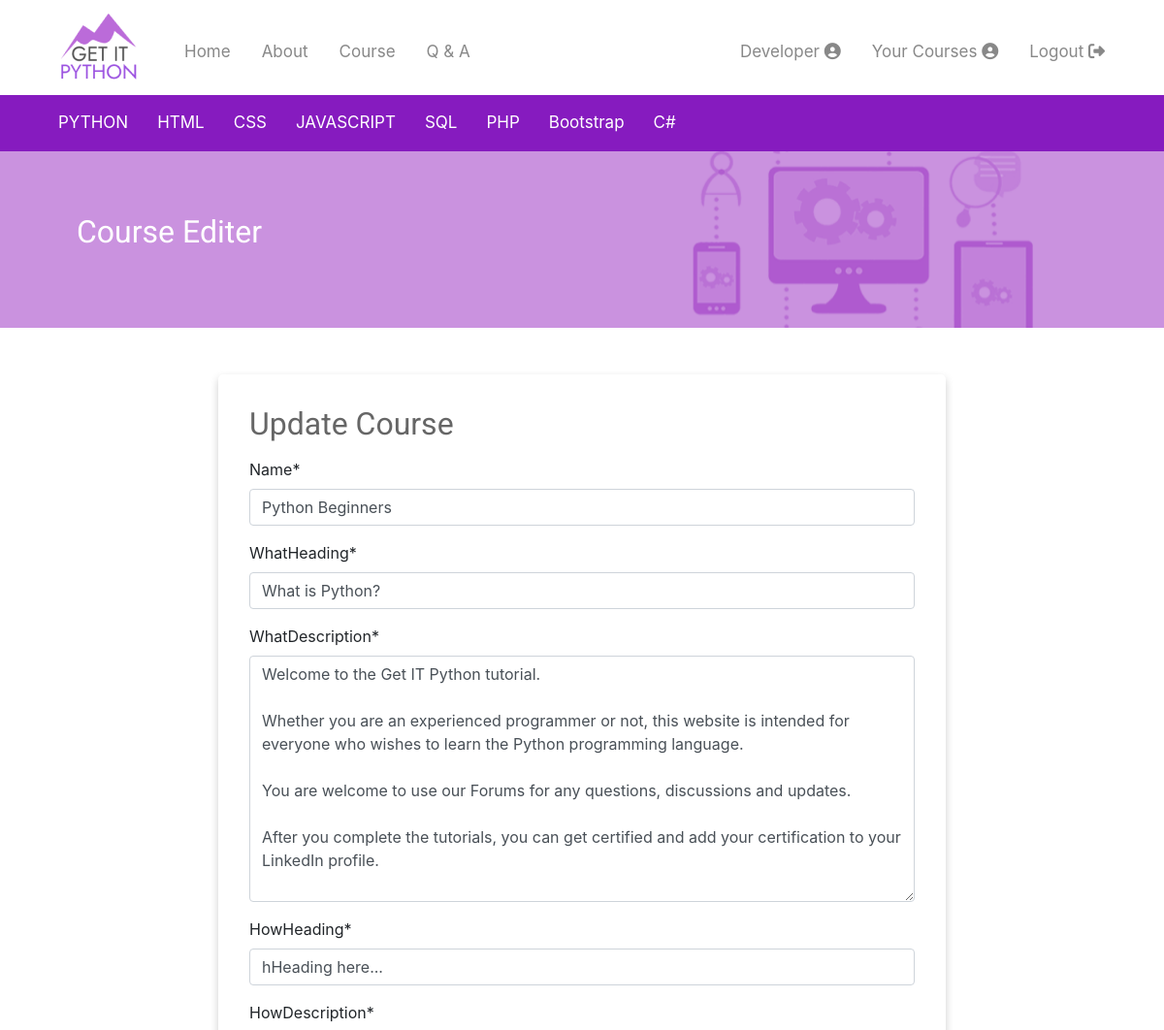
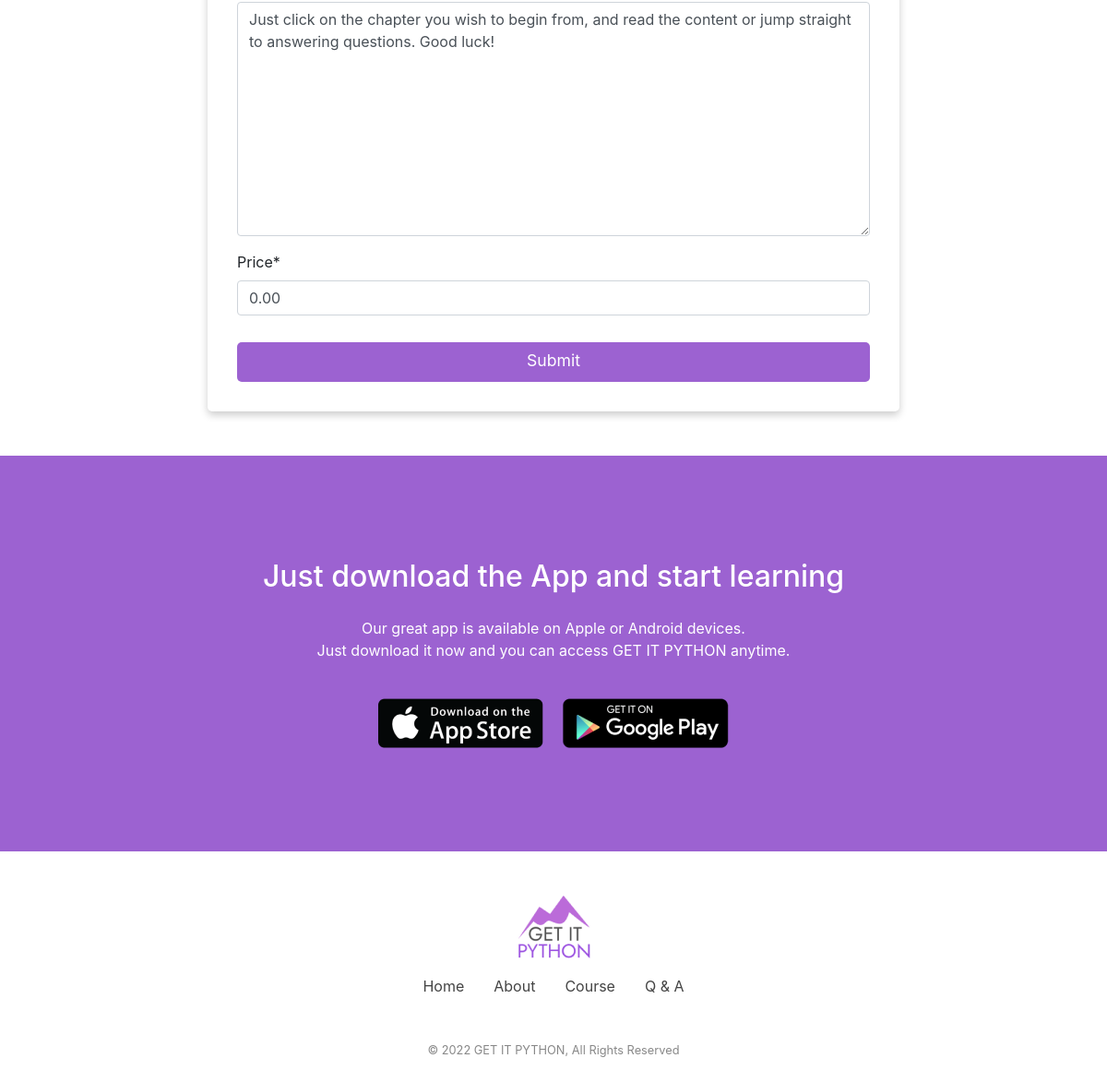
/course/courses/edit/1 (signed in), run on the app's committed database (2 pictures, top to bottom).
### courses/models.py (models this page shows, shortened)
class Course(models.Model):
    name = models.CharField(max_length=50)
    whatHeading = models.CharField(max_length=150, default="wHeading here...")
    whatDescription = models.TextField(max_length=500, default="wDescription here...")
    howHeading = models.CharField(max_length=150, default="hHeading here...")
    howDescription = models.TextField(max_length=500, default="hDescription here...")
    price = models.DecimalField(max_digits=10, decimal_places=2, default=10.00)
    template_user_result = models.SmallIntegerField(default=0)

### courses/views.py (the view)
# urls.py: path('courses/edit/<int:pk>', CourseEditDetailView.as_view(), name="course_edit"),
class CourseEditDetailView(LoginRequiredMixin, PermissionRequiredMixin, UpdateView):
    permission_required = ("courses.change_courses")
    model = Course
    success_url = "/course/courses/list/"
    fields = ["name", "whatHeading", "whatDescription",
              "howHeading", "howDescription", "price"]

### courses/templates/courses/course_form.html (shortened to what this page needs)
{% extends 'courses/course_base.html' %}
{% load crispy_forms_tags %}
{% block bootstrap %}
    <link rel="stylesheet" href="https://stackpath.bootstrapcdn.com/bootstrap/4.1.3/css/bootstrap.min.css">
{% endblock bootstrap %}
{% block course_header %}
    <div class="course_header_container">
        <div class="container">
            <div class="course_header_container">
                <div>
                    <h1 class="course_heading_white">Course Editer</h1>
                </div>
            </div>
        </div>
    </div>
{% endblock course_header %}
{% block course_content %}
    <div class="container">
        <div class="course_form_center">
            <div class="course_form_card">
                <h1 class="forum_form_title">
                    {% if not course.pk %}
                        Create a new course
                    {% else%}
                        Update Course
                    {% endif %}
                </h1>
                <form action="" method="POST" enctype="multipart/form-data">
                    {{ form|crispy }}
                    <button class="reg_button" type="submit">Submit</button>
                </form>
            </div>
        </div>
    </div>
{% endblock course_content %}

### templates/navbar.html (shortened to what this page needs)
{% load static %}
<nav class="container">
    <div class="topnav" id="myTopnav">
        <a href="{% url 'home' %}">
        <image id="logo" src="{% static 'images/getitLogo.png' %}" alt="GET IT PYTHON Logo"></image>
        </a>
        <a id="menu" href="{% url 'home' %}">Home</a>
        <a id="menu" href="{% url 'about' %}">About</a>
        <a id="menu" href="{% url 'course_list' %}">Course</a>
        <a id="menu" href="{% url 'forums:all' %}">Q &amp; A</a>
        {% if user.is_authenticated %}
            <a id="right" href="{% url 'logout' %}"><div class="navbutton">Logout <i class="fas fa-sign-out-alt"></i></div></a>
            <a id="right" href="{% url 'course_list' %}"><div class="navbutton">Your Courses  <i class="fas fa-user-circle"></i></div></a>
            {% for group in user.groups.all %}
                {% if group.name == "Developer" %}
                    <a id="right" href="{% url 'developer' %}"><div class="navbutton">Developer  <i class="fas fa-user-circle"></i></div></a>
                {% endif %}
            {%endfor%}
        {% else %}
            <a id="right" href="{% url 'login' %}"><div class="navbutton">Login  <i class="fas fa-sign-in-alt"></i></div></a>
            <a id="right" href="{% url 'signup' %}"><div class="navbutton">Sign Up  <i class="fas fa-user-plus"></i></div></a>
        {% endif %}
    </div>
</nav>

### static/css/main.css (style rules this page uses)
* { margin: 0; padding: 0; box-sizing: border-box; }
body { font-family: Roboto, Arial, Helvetica, sans-serif; }
a { text-decoration: none; }
.container { padding-right: 15px; padding-left: 15px; margin-right: auto; margin-left: auto; }
button { border: none; border-radius: .3rem; transition-duration: 0.3s; }
nav { padding: 0; }
.topnav { overflow: hidden; background-color: #FFFFFF; }
.topnav a { float: left; display: block; color: #888888; text-align: center; padding: 14px 16px; text-decoration: none; font-size: 17px; }
#logo { padding-right: 1rem; }
#menu { margin-top: 1.7rem; }
#right { float: right; margin-top: 1.7rem; }
@media (min-width: 768px) { .container { width: 750px; } }
@media (min-width: 992px) { .container { width: 970px; } }
@media (min-width: 1200px) { .container { width: 1170px; } }

### static/css/registration.css (style rules this page uses)
.reg_button { width: 100%; height: 2.7rem; font-size: 1.1rem; display: inline-block; color: #FFFFFF; background-color: #9C62D1; margin-top: .8rem; text-align: center; cursor: pointer; border-radius: 5px; padding-bottom: .2rem; }

### static/css/courses.css (style rules this page uses)
.course_header_container { padding: 1rem 0 0 0; background-image: url("/static/images/course_background.png"); background-repeat: no-repeat; background-position: center; background-color: #CA92DF; }
.course_header_container { padding: 2rem; height: auto; }
.course_heading_white { color: #FFFFFF; font-family: Roboto, Arial, Helvetica, sans-serif; font-weight: 400; font-size: 2rem; margin-bottom: 1rem; }
.course_form_center { display: flex; justify-content: center; }
.course_form_card { box-shadow: 0 4px 8px 0 rgba(0, 0, 0, 0.2); transition: 0.3s; margin: 3rem 0; padding: 2rem; min-width: 750px; border-radius: 5px; }

### static/css/forum.css (style rules this page uses)
.forum_form_title { color: #666666; font-family: Roboto, Arial, Helvetica, sans-serif; font-weight: 400; font-size: 2rem; margin-bottom: 1rem; }

### data on the page
Course: name "Python Beginners", whatHeading "What is Python?", whatDescription "Welcome to the Get IT Python tutorial. Whether you are an experienced programmer or not, this website is intended for everyone who wishes to learn the Python programming language. You are welcome to use our Forums for any questions, discussions and updates. After you complete the tutorials, you can get certified and add your certification to your LinkedIn profile.", howHeading "hHeading here...", howDescription "Just click on the chapter you wish to begin from, and read the content or jump straight to answering questions. Good luck!", price "0.00"
